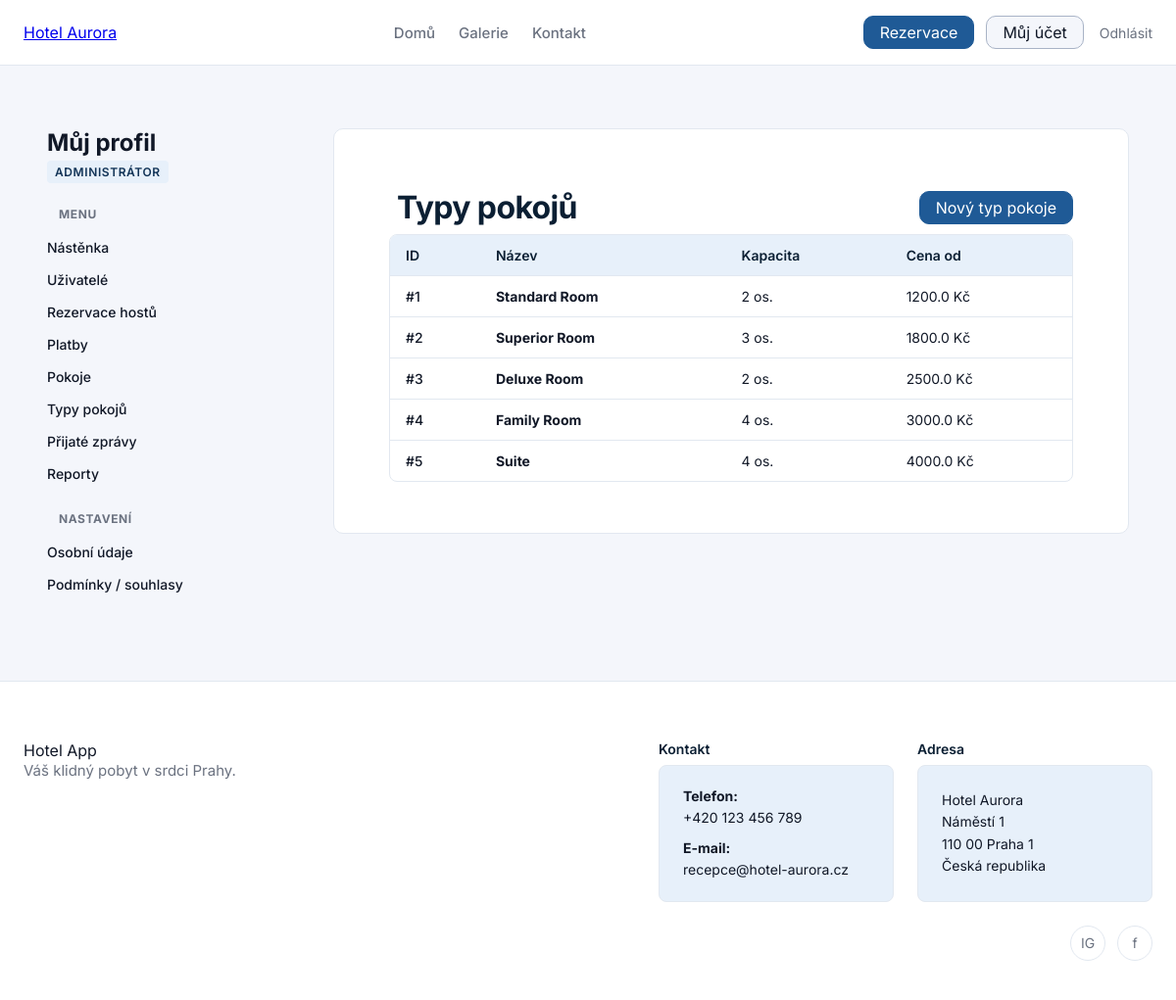
The app's page /room_types/types (signed in) with its own data.
### tables this page shows
CREATE TABLE room_types
(
    id          integer not null
        constraint room_types_pk_2
            primary key autoincrement,
    name        TEXT    not null
        constraint room_types_pk
            unique,
    capacity    integer not null,
    base_price  REAL    not null,
    description TEXT
);

### pages/RoomTypePage.py (the view)
@router.get("/types", name="room_types_list")
async def room_types_list(
    request: Request,
    room_type_svc: RoomTypeService = Depends(room_type_service),
    current_user=Depends(get_current_user),
):
    if isinstance(current_user, RedirectResponse):
        return current_user
    flags = _profile_role_flags(current_user)
    if not flags["is_admin"]:
        raise HTTPException(status_code=403, detail="Pouze admin může spravovat typy pokojů")
    room_types = room_type_svc.list_room_types()
    tpl = request.app.state.templates
    return tpl.TemplateResponse(
        "room_types/room_types_list.html",
        {
            "request": request,
            "title": "Typy pokojů",
            "room_types": room_types,
            "current_user": current_user,
            **flags,
        },
    )

### templates/room_types/room_types_list.html (shortened to what this page needs)
{% extends "profile/profile_base.html" %}
{% block profile_content %}
  <div class="dashboard-header" style="display: flex; justify-content: space-between; align-items: center;">
    <h1 style="margin: 8px;">{{ title }}</h1>
    <a href="{{ url_for('room_type_new') }}" class="btn btn-primary">
      Nový typ pokoje
    </a>
  </div>
  <div class="dashboard-section">
    {% if room_types|length == 0 %}
      <p style="color: var(--color-text-muted);">Žádné typy pokojů zatím nejsou.</p>
    {% else %}
      <div class="table-responsive">
        <table class="data-table">
          <thead>
            <tr>
              <th>ID</th>
              <th>Název</th>
              <th>Kapacita</th>
              <th>Cena od</th>
            </tr>
          </thead>
          <tbody>
            {% for rt in room_types %}
              <tr>
                <td>
                  <a href="{{ url_for('room_type_detail', room_type_id=rt.id) }}" class="table-id-link">
                    #{{ rt.id }}
                  </a>
                </td>
                <td><strong>{{ rt.name }}</strong></td>
                <td>
                  {% if rt.capacity is not none %}
                    {{ rt.capacity }} os.
                  {% else %}
                    <span style="color: var(--color-text-muted);">–</span>
                  {% endif %}
                </td>
                <td>
                  {% if rt.base_price is not none %}
                    {{ rt.base_price }} Kč
                  {% else %}
                    <span style="color: var(--color-text-muted);">–</span>
                  {% endif %}
                </td>
              </tr>
            {% endfor %}
          </tbody>
        </table>
      </div>
    {% endif %}
  </div>
{% endblock %}

### static/styles.css (style rules this page uses)
html { height: 100%; }
* { box-sizing: border-box; font-family: "Inter", sans-serif; }
:root { --color-primary-900: #0B1F33; --color-primary-700: #123457; --color-primary-500: #1F5A96; --color-primary-100: #E7F0FA; --color-primary-white: #FFFFFF; --color-accent-500: #D4A857; --color-accent-100: #FFF5E6; --color-bg-main: #F4F6FB; --color-bg-card: #FFFFFF; --color-border-subtle: #E2E8F0; --color-text-main: #111827; --color-text-muted: #6B7280; --color-text-on-dark: #F9FAFB; --color-bg-secondary: #A8B3C6; --color-success: #16A34A; --color-warning: #F59E0B; --color-error: #DC2626; --color-info: #0EA5E9; }
body { margin: 0; background: var(--color-bg-main); color: var(--color-text-main); min-height: 100vh; display: flex; flex-direction: column; }
h1 { font-size: 32px; font-weight: 700; margin-bottom: 24px; color: var(--color-primary-900); letter-spacing: -0.02em; }
.btn { padding: 6px 16px; border-radius: 10px; text-decoration: none; border: 1px solid transparent; white-space: nowrap; cursor: pointer; }
.btn-primary { background-color: var(--color-primary-500); color: var(--color-primary-white); border-color: var(--color-primary-500); }
html { scroll-behavior: smooth; }
.profile-content-card h1, .profile-content-card h2 { margin-top: 0; color: var(--color-primary-900); }
.table-responsive { overflow-x: auto; border: 1px solid var(--color-border-subtle); border-radius: 8px; }
table.data-table { width: 100%; border-collapse: collapse; font-size: 14px; }
table.data-table th { background: var(--color-primary-100); color: var(--color-primary-900); font-weight: 600; text-align: left; padding: 12px 16px; border-bottom: 1px solid var(--color-border-subtle); }
table.data-table td { padding: 12px 16px; border-bottom: 1px solid var(--color-border-subtle); color: var(--color-text-main); vertical-align: middle; }
table.data-table tr:last-child td { border-bottom: none; }
.table-id-link { color: var(--color-text-main); text-decoration: none; font-weight: 500; }

### records on screen
room_types: id "1", name "Standard Room", capacity "2", base_price "1200.0"
room_types: id "2", name "Superior Room", capacity "3", base_price "1800.0"
room_types: id "3", name "Deluxe Room", capacity "2", base_price "2500.0"
room_types: id "4", name "Family Room", capacity "4", base_price "3000.0"
room_types: id "5", name "Suite", capacity "4", base_price "4000.0"

### other values on screen
{{ title }} "Typy pokojů"
